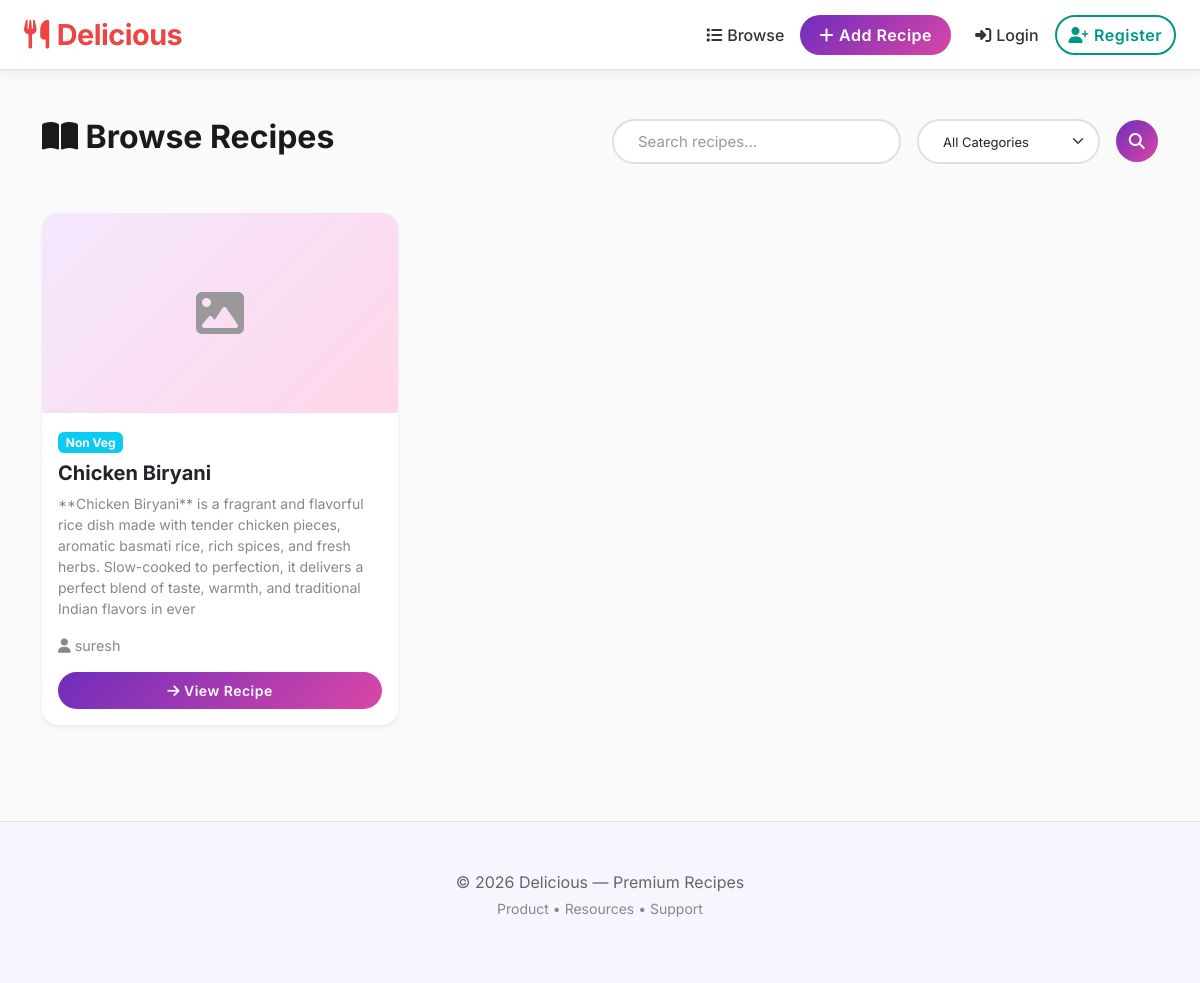
Page /recipes/ on the earlier database version.
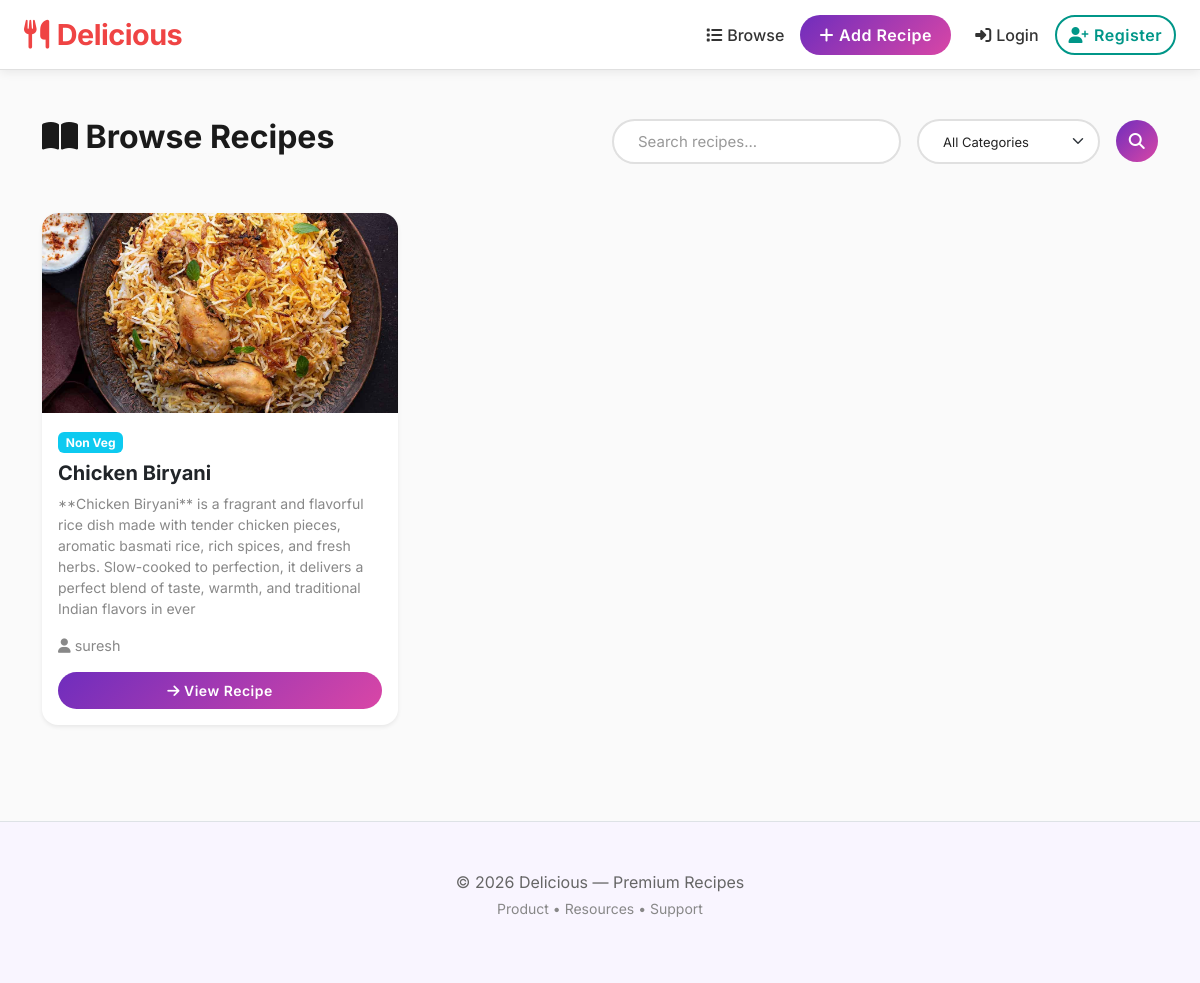
Same page on the later database version.
### recipes/models.py (models this page shows, shortened)
class Recipe(models.Model):
    title = models.CharField(max_length=200)
    slug = models.SlugField(unique=True, blank=True)
    author = models.ForeignKey(User, on_delete=models.CASCADE, related_name='recipes')
    category = models.ForeignKey(Category, on_delete=models.SET_NULL, null=True, blank=True)
    short_description = models.CharField(max_length=255, blank=True)
    image = models.ImageField(upload_to='recipes/', blank=True, null=True)
    ingredients = models.TextField(blank=True)
    steps = models.TextField(blank=True)
    created_at = models.DateTimeField(auto_now_add=True)
    updated_at = models.DateTimeField(auto_now=True)
    approved = models.BooleanField(default=False)
    likes = models.ManyToManyField(User, related_name='liked_recipes', blank=True)

class Category(models.Model):
    name = models.CharField(max_length=100)
    slug = models.SlugField(unique=True, blank=True)

### recipes/views.py (the view)
# urls.py: path('recipes/', views.recipe_list, name='recipe_list'),
def recipe_list(request):
    qs = Recipe.objects.filter(approved=True).order_by('-created_at')
    categories = Category.objects.all()
    category = request.GET.get('category')
    q = request.GET.get('q')
    if category:
        qs = qs.filter(category__slug=category)
    if q:
        qs = qs.filter(
            Q(title__icontains=q) |
            Q(short_description__icontains=q) |
            Q(ingredients__icontains=q)
        )
    return render(request, 'recipes/list.html', {
        'recipes': qs,
        'categories': categories,
        'selected_category': category,
    })

### templates/recipes/list.html (shortened to what this page needs)
{% extends 'base.html' %}
{% load static %}
{% block content %}
<div class="container py-5">
  <div class="mb-5">
    <div class="row align-items-center">
      <div class="col-md-6">
        <h2><i class="fas fa-book-open"></i> Browse Recipes</h2>
      </div>
      <div class="col-md-6">
        <form method="get" class="d-flex gap-3 align-items-center">
          <input type="text" name="q" value="{{ request.GET.q }}" placeholder="Search recipes..."
            class="form-control rounded-pill px-4 search-input">
          <select name="category" class="form-select rounded-pill px-4 category-select">
            <option value="">All Categories</option>
          </select>
          <button class="btn btn-primary rounded-circle search-btn">
            <i class="fas fa-search"></i>
          </button>
        </form>
      </div>
    </div>
  </div>
  <div class="row g-4">
    {% if recipes %}
    {% for r in recipes %}
    <div class="col-md-4">
      <div class="card rounded-4 shadow-sm overflow-hidden h-100 border-0">
        {% if r.image %}
        <div style="height: 200px; overflow: hidden;">
          <img src="{{ r.image.url }}" alt="{{ r.title }}" style="width: 100%; height: 100%; object-fit: cover;">
        </div>
        {% else %}
        <div
          style="height: 200px; background: linear-gradient(135deg, #f3e8ff 0%, #ffd6e8 100%); display: flex; align-items: center; justify-content: center; color: #999;">
          <i class="fas fa-image" style="font-size: 3rem;"></i>
        </div>
        {% endif %}
        <div class="card-body">
          <span class="badge bg-info mb-2">{{ r.category.name|default:"Uncategorized" }}</span>
          <h5 class="card-title fw-700">{{ r.title }}</h5>
          <p class="text-muted small">{{ r.short_description }}</p>
          <div class="d-flex justify-content-between align-items-center mt-3 mb-3" style="font-size: 0.9rem;">
            <span class="text-muted">
              <i class="fas fa-user"></i> {{ r.author.username }}
            </span>
          </div>
          <a href="{% url 'recipe_detail' r.slug %}" class="btn btn-sm btn-primary w-100">
            <i class="fas fa-arrow-right"></i> View Recipe
          </a>
        </div>
      </div>
    </div>
    {% endfor %}
    {% endif %}
  </div>
</div>
{% endblock %}

Differences in the rows shown:
changed Recipe "Chicken Biryani": image empty → "recipes/chicken_bir.png" (drawn); image: picture added
